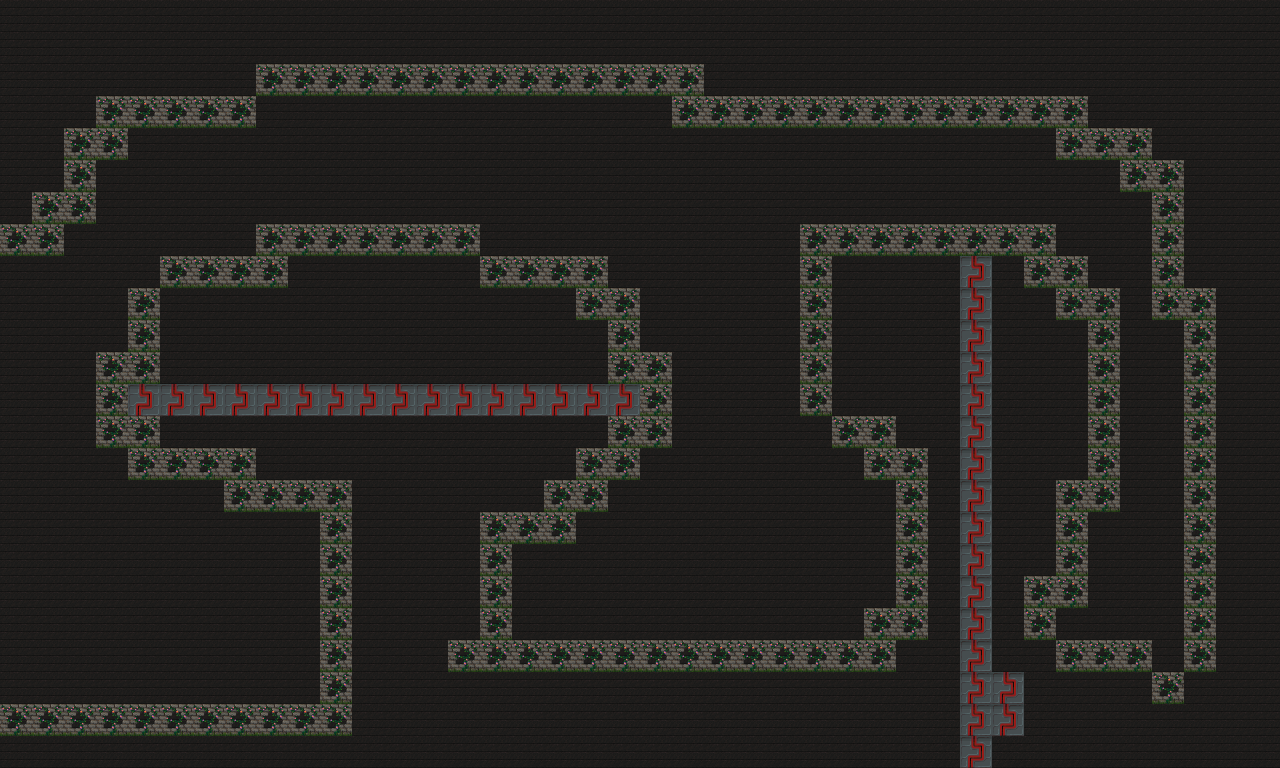

Rendered tile map (Tiled .tmx) drawn with the repository's tilesets; below, a short description and the map source with its tile grids summarised:
An orthogonal 40x24 tile map with 32x32 px tiles, 2 tile layers (Background, Foreground).

<map version="1.9" tiledversion="1.9.2" orientation="orthogonal" renderorder="right-down" width="40" height="24" tilewidth="32" tileheight="32" infinite="0" nextlayerid="3" nextobjectid="1">
 <tileset firstgid="1" name="spritesheet" tilewidth="32" tileheight="32" tilecount="240" columns="16">
  <image source="../images/spritesheet.png" width="512" height="480" />
 </tileset>
 <layer id="1" name="Background" width="40" height="24">
  <data>[960 cells, 960 non-empty, 1 distinct tile ids]</data>
 </layer>
 <layer id="2" name="Foreground" width="40" height="24">
  <data>[960 cells, 216 non-empty, 2 distinct tile ids]</data>
 </layer>
</map>
